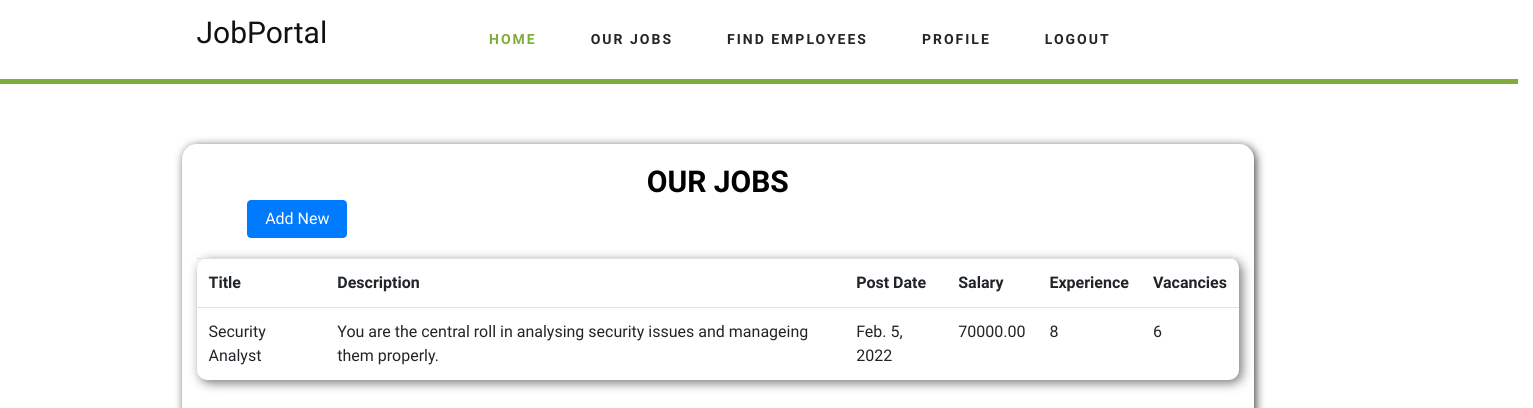
The page /accounts/employer/jobs/ (signed in) on the database as committed earlier.
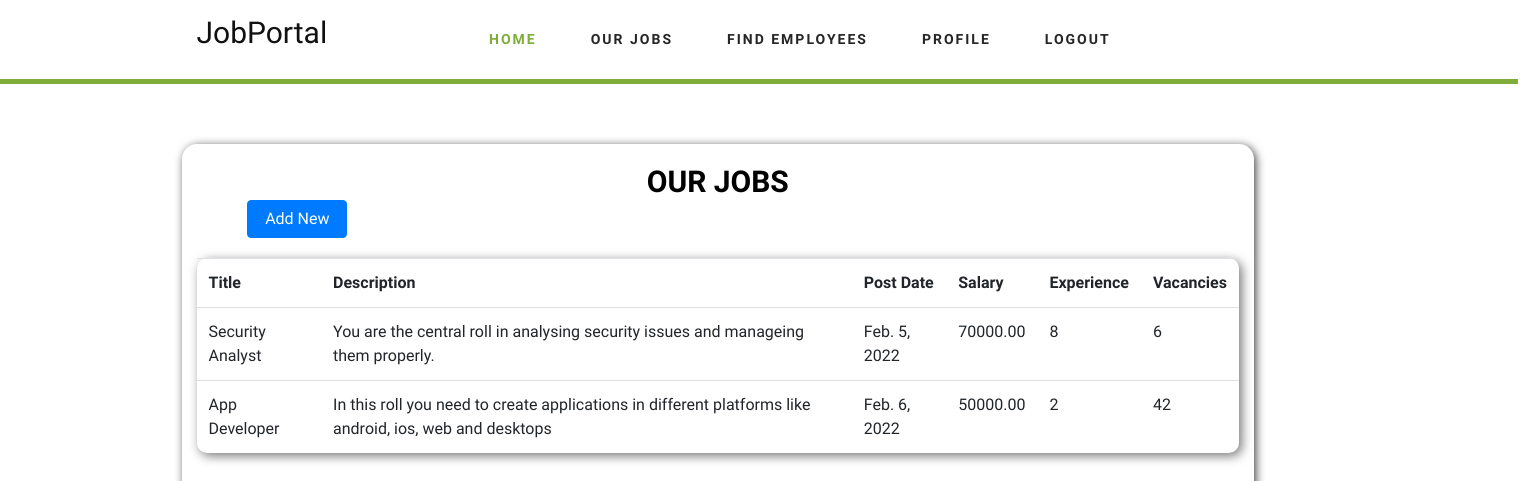
The same page on the database as committed later.
### Employer/models.py (models this page shows, shortened)
class Job(models.Model):
    job_title = models.CharField(max_length=100)
    job_description = models.TextField()
    post_date = models.DateField(default=django.utils.timezone.now)
    salary = MoneyField(max_digits=14, decimal_places=2)
    course_name = models.ForeignKey(Course, on_delete=models.CASCADE)
    experience = models.IntegerField()
    search_tags = models.CharField(max_length=400)
    employer = models.ForeignKey(Employer, on_delete=models.CASCADE)
    vacancies = models.IntegerField()

### Employer/views.py (the view)
# urls.py: path('accounts/employer/jobs/', views.view_jobs, name="view-jobs"),
def view_jobs(request):
    if request.user.is_authenticated and request.user.is_employer:
        employer = Employer.objects.get(user=request.user)
        jobs = Job.objects.filter(employer=employer)
        return render(request, "views/employer/view_jobs.html", {"jobs": jobs})
    else:
        return redirect("index-page")

### templates/views/employer/view_jobs.html
{% extends 'base/employer/base.html' %}
{% load static %}
{% block body %}
    <div class="container">
        <div class="row">
            <div class="col-md-11" style="box-shadow: 2px 2px 10px #444; border-radius: 15px; top: 60px; padding-top: 20px">
                <h3 style="text-align: center; color: #000"><b>OUR JOBS </b></h3>
                <div class="form-horizontal">
                    <div class="form-group">
                        <div class="col-sm-1">
                            <a href="{% url 'new-job' %}" class="btn btn-primary" style="margin-left:63%;margin-bottom:20px; width:100px;">Add New</a>
                        </div>
                        <table class="table table-hover" style=" border-radius: 10px; box-shadow: 3px 3px 11px #777777; margin-bottom:7%">
                            <tr>
                                <th>Title</th>
                                <th>Description</th>
                                <th>Post Date</th>
                                <th>Salary</th>
                                <th>Experience</th>
                                <th>Vacancies</th>
                            </tr>
                            {% for job in jobs %}
                                <tr onclick="window.location='{% url 'job-details' %}?jobid={{ job.id }}'">
                                    <td>{{ job.job_title }}</td>
                                    <td>{{ job.job_description }}</td>
                                    <td>{{ job.post_date }}</td>
                                    <td>{{ job.salary }}</td>
                                    <td>{{ job.experience }}</td>
                                    <td>{{ job.vacancies }}</td>
                                </tr>
                            {% endfor %}
                        </table>
                    </div>
                </div>
            </div>
        </div>
    </div>
{% endblock %}

### templates/base/employer/base.html (shortened to what this page needs)
<!DOCTYPE html>
{% load static %}
<html lang="en">
<head>
    <link rel="stylesheet" href="{% static 'styles/bootstrap.min.css' %}" type="text/css">
    <link rel="stylesheet" href="{% static 'styles/font-awesome.min.css' %}" type="text/css">
    <link rel="stylesheet" href="{% static 'styles/elegant-icons.css' %}" type="text/css">
    <link rel="stylesheet" href="{% static 'styles/nice-select.css' %}" type="text/css">
    <link rel="stylesheet" href="{% static 'styles/jquery-ui.min.css' %}" type="text/css">
    <link rel="stylesheet" href="{% static 'styles/owl.carousel.min.css' %}" type="text/css">
    <link rel="stylesheet" href="{% static 'styles/slicknav.min.css' %}" type="text/css">
    <link rel="stylesheet" href="{% static 'styles/style.css' %}" type="text/css">
</head>
<body>
    <header class="header">
        <div class="container">
            <div class="row">
                <div class="col-lg-3">
                    <div class="header__logo">
                        <a href="./"><h3>JobPortal</h3></a>
                    </div>
                </div>
                <div class="col-lg-6">
                    <nav class="header__menu"  style="width:1200px;">
                      <ul>
                          <li class="active"><a href="index.php">Home</a></li>
                          <li><a href="{% url 'view-jobs' %}">OUR JOBS</a>
                          </li>
                          <li><a href="{% url 'search-employee' %}">FIND EMPLOYEES</a></li>
                          <li><a href="{% url 'view-employer-profile' %}">PROFILE</a></li>
                          <li><a href="../Guest/index.php" data-hover="Contact">Logout</a></li>
                      </ul>
                    </nav>
                </div>
            </div>
        </div>
    </header>
    <div class="row" style ="background-color:#7fad39; width:100%; height:5px;"></div>
    <main>
        {% block body %}{% endblock %}
    </main>
</body>
</html>

### static/styles/style.css (style rules this page uses)
html, body { height: 100%; font-family: "Cairo", sans-serif; -webkit-font-smoothing: antialiased; font-smoothing: antialiased; }
h1, h2, h3, h4, h5, h6 { margin: 0; color: #111111; font-weight: 400; font-family: "Cairo", sans-serif; }
h3 { font-size: 30px; }
ul, ol { padding: 0; margin: 0; }
.header__logo { padding: 15px 0; }
.header__logo a { display: inline-block; }
.header__menu { padding: 24px 0; }
.header__menu ul li { list-style: none; display: inline-block; margin-right: 50px; position: relative; }
.header__menu ul li.active a { color: #7fad39; }
.header__menu ul li:last-child { margin-right: 0; }
.header__menu ul li a { font-size: 14px; color: #252525; text-transform: uppercase; font-weight: 700; letter-spacing: 2px; -webkit-transition: all, 0.3s; -moz-transition: all, 0.3s; -ms-transition: all, 0.3s; -o-transition: all, 0.3s; transition: all, 0.3s; padding: 5px 0; display: block; }
@media only screen and (min-width: 1200px) { .container { max-width: 1170px; } }

Rows that differ between the two databases and show on the page:
added Job: job_title "App Developer", job_description "In this roll you need to create applications in different platforms like android, ios, web and desktops", post_date "Feb. 6, 2022", salary "50000.00", experience "2", vacancies "42"
